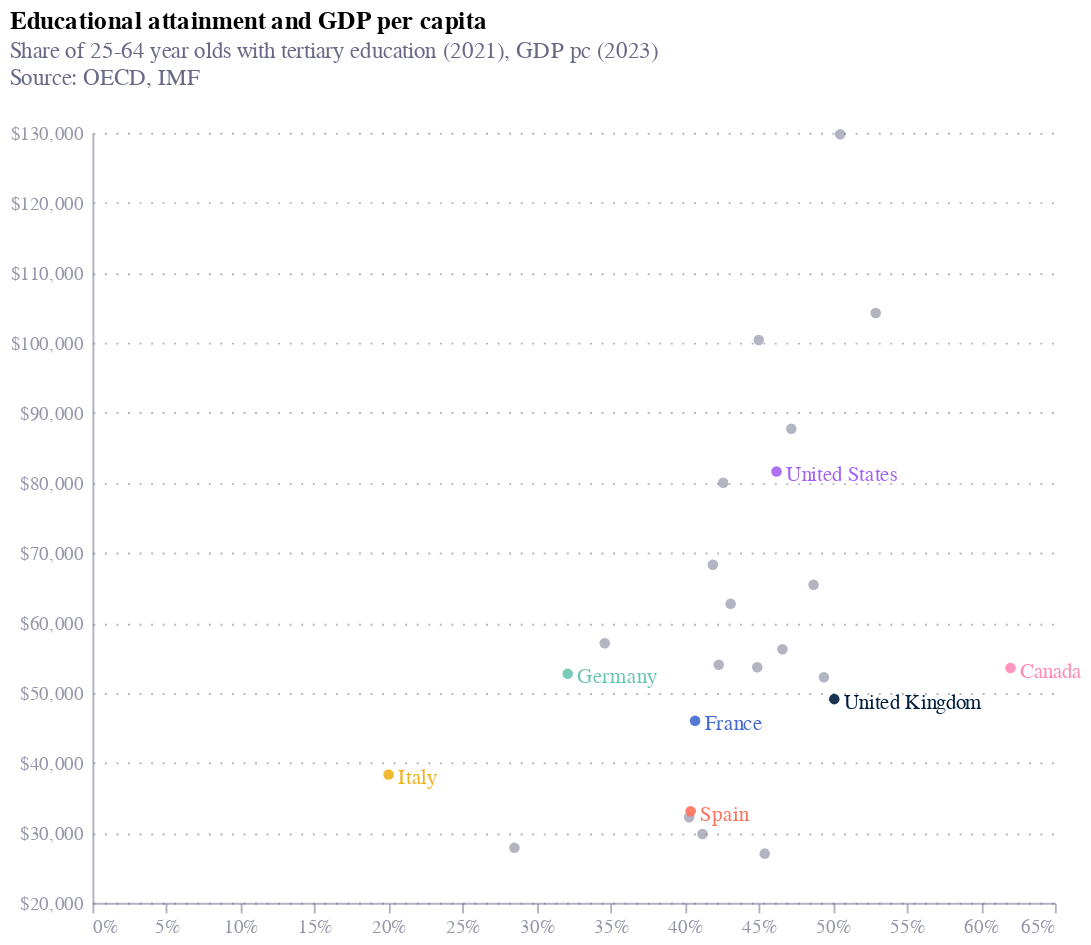

This figure's notebook cell:
### Code cell
import altair as alt

# Define the countries and their associated colors
highlighted_countries = ["United Kingdom", "France", "Italy", "Spain", "Germany", "Japan", "Canada", "United States"]
colors = ["#001f3f", "#4269d0", "#efb118", "#ff725c", "#6cc5b0", "#3ca951", "#ff8ab7", "#a463f2"]

# Create the main scatter plot
chart = alt.Chart(merged_df2).mark_point(filled=True).transform_filter(
    alt.datum.gdp_pc >= 27000).encode(
    alt.X('OBS_VALUE:Q', title='', axis=alt.Axis(labelExpr="format(datum.value,',') + '%'")),
    alt.Y('gdp_pc:Q', title='', axis=alt.Axis(labelExpr="'$' + format(datum.value,',')"), scale=alt.Scale(domain= [20000, 130000])),
    tooltip=['Country:N', 'gdp_pc:Q'],
    color=alt.condition(
        alt.FieldOneOfPredicate(field='Country', oneOf=highlighted_countries),
        alt.Color('Country:N', scale=alt.Scale(domain=highlighted_countries, range=colors)),
        alt.value("#676A86")
    ),
    opacity=alt.condition(
        alt.FieldOneOfPredicate(field='Country', oneOf=highlighted_countries),
        alt.value(0.9),
        alt.value(0.5)
    )
).properties(
    width=500,
    height=400,
    title={
        "text": "Educational attainment and GDP per capita",
        "anchor": "start",
        "subtitle": ["Share of 25-64 year olds with tertiary education (2021), GDP pc (2023) ", "Source: OECD, IMF", ""],
        "subtitleColor": "#676A86"
    }
)

# Add text labels to the highlighted countries
text = alt.Chart(merged_df3).mark_text(
    align='left',
    dx=5,
    dy=2
).encode(
    x=alt.X('OBS_VALUE:Q'),
    y=alt.Y('gdp_pc:Q'),
    text='Country:N',
    color=alt.Color('Country:N', legend=None, scale=alt.Scale(domain=highlighted_countries, range=colors))
)

# Combine the chart and text layers
chart3 = chart + text
chart3

### Figure 1 — Vega-Lite specification as saved in the notebook (floating-point values rounded to 4 significant figures)
{"config": {"font": "Circular Std", "mark": {"line": {"interpolate": "monotone"}}, "view": {"stroke": "transparent", "width": 400, "height": 300}, "range": {"category": ["#36B7B4", "#E6224B", "#F4C245", "#0063AF", "#00A767", "#179FDB", "#EB5C2E"], "diverging": ["#E6224B", "#E54753", "#C9C9C9", "#179FDB", "#122B39"], "heatmap": ["#C9C9C9", "#179FDB", "#0063AF", "#122B39"], "ordinal": ["#00A767", "#36B7B4", "#179FDB", "#0063AF", "#243B5A"]}, "axisX": {"domainColor": "#676A86", "domainOpacity": 0.5, "grid": false, "labelAngle": 0, "labelColor": "#676A86", "labelOpacity": 0.7, "orient": "bottom", "tickColor": "#676A86", "tickCount": 10, "tickOpacity": 0.5, "title": false, "titleAlign": "center", "titleAnchor": "middle", "titleColor": "#676A86", "titleFontSize": 12, "titleOpacity": 0.8, "titleY": -15}, "axisY": {"domainColor": "#676A86", "domainOpacity": 0.5, "gridColor": "#676A86", "gridDash": [1, 5], "gridOpacity": 0.5, "labelColor": "#676A86", "labelOpacity": 0.7, "labelPadding": 5, "tickColor": "#676A86", "tickCount": 8, "tickOpacity": 0.5, "ticks": false, "titleAlign": "left", "titleAngle": 0, "titleBaseline": "bottom", "titleColor": "#676A86", "titleFontSize": 12, "titleOpacity": 0.8, "titleX": 0, "titleY": -7}}, "layer": [{"data": {"name": "data-3628db2e3597e10e9fa924ecd72d061b"}, "mark": {"type": "point", "filled": true}, "encoding": {"color": {"condition": {"test": {"field": "Country", "oneOf": ["United Kingdom", "France", "Italy", "Spain", "Germany", "Japan", "Canada", "United States"]}, "field": "Country", "scale": {"domain": ["United Kingdom", "France", "Italy", "Spain", "Germany", "Japan", "Canada", "United States"], "range": ["#001f3f", "#4269d0", "#efb118", "#ff725c", "#6cc5b0", "#3ca951", "#ff8ab7", "#a463f2"]}, "type": "nominal"}, "value": "#676A86"}, "opacity": {"condition": {"test": {"field": "Country", "oneOf": ["United Kingdom", "France", "Italy", "Spain", "Germany", "Japan", "Canada", "United States"]}, "value": 0.9}, "value": 0.5}, "tooltip": [{"field": "Country", "type": "nominal"}, {"field": "gdp_pc", "type": "quantitative"}], "x": {"axis": {"labelExpr": "format(datum.value,',') + '%'"}, "field": "OBS_VALUE", "title": "", "type": "quantitative"}, "y": {"axis": {"labelExpr": "'$' + format(datum.value,',')"}, "field": "gdp_pc", "scale": {"domain": [20000, 130000]}, "title": "", "type": "quantitative"}}, "title": {"text": "Educational attainment and GDP per capita", "anchor": "start", "subtitle": ["Share of 25-64 year olds with tertiary education (2021), GDP pc (2023) ", "Source: OECD, IMF", ""], "subtitleColor": "#676A86"}, "transform": [{"filter": "(datum.gdp_pc >= 27000)"}]}, {"data": {"name": "data-78a94401b6222c46fbcaeb854418d0ca"}, "mark": {"type": "text", "align": "left", "dx": 5, "dy": 2}, "encoding": {"color": {"field": "Country", "legend": null, "scale": {"domain": ["United Kingdom", "France", "Italy", "Spain", "Germany", "Japan", "Canada", "United States"], "range": ["#001f3f", "#4269d0", "#efb118", "#ff725c", "#6cc5b0", "#3ca951", "#ff8ab7", "#a463f2"]}, "type": "nominal"}, "text": {"field": "Country", "type": "nominal"}, "x": {"field": "OBS_VALUE", "type": "quantitative"}, "y": {"field": "gdp_pc", "type": "quantitative"}}}], "height": 400, "width": 500, "$schema": "https://vega.github.io/schema/vega-lite/v5.17.0.json", "datasets": {"data-3628db2e3597e10e9fa924ecd72d061b": [{"Country": "Australia", "gdp_pc": "65434.328", "Age": "From 25 to 64 years", "Sex": "Total", "Education level": "Tertiary education", "TIME_PERIOD": "2021-01-01", "OBS_VALUE": 48.7, "COUNTRY": "AUS"}, {"Country": "Austria", "gdp_pc": "57081.047", "Age": "From 25 to 64 years", "Sex": "Total", "Education level": "Tertiary education", "TIME_PERIOD": "2021-01-01", "OBS_VALUE": 34.6, "COUNTRY": "AUT"}, {"Country": "Belgium", "gdp_pc": "53659.317", "Age": "From 25 to 64 years", "Sex": "Total", "Education level": "Tertiary education", "TIME_PERIOD": "2021-01-01", "OBS_VALUE": 44.9, "COUNTRY": "BEL"}, {"Country": "Canada", "gdp_pc": "53547.719", "Age": "From 25 to 64 years", "Sex": "Total", "Education level": "Tertiary education", "TIME_PERIOD": "2021-01-01", "OBS_VALUE": 62.0, "COUNTRY": "CAN"}, {"Country": "Costa Rica", "gdp_pc": "16390.222", "Age": "From 25 to 64 years", "Sex": "Total", "Education level": "Tertiary education", "TIME_PERIOD": "2021-01-01", "OBS_VALUE": 22.5, "COUNTRY": "CRI"}, {"Country": "Denmark", "gdp_pc": "68299.821", "Age": "From 25 to 64 years", "Sex": "Total", "Education level": "Tertiary education", "TIME_PERIOD": "2021-01-01", "OBS_VALUE": 41.9, "COUNTRY": "DNK"}, {"Country": "Estonia", "gdp_pc": "29838.985", "Age": "From 25 to 64 years", "Sex": "Total", "Education level": "Tertiary education", "TIME_PERIOD": "2021-01-01", "OBS_VALUE": 41.2, "COUNTRY": "EST"}, {"Country": "Finland", "gdp_pc": "54007.975", "Age": "From 25 to 64 years", "Sex": "Total", "Education level": "Tertiary education", "TIME_PERIOD": "2021-01-01", "OBS_VALUE": 42.3, "COUNTRY": "FIN"}, {"Country": "France", "gdp_pc": "46000.803", "Age": "From 25 to 64 years", "Sex": "Total", "Education level": "Tertiary education", "TIME_PERIOD": "2021-01-01", "OBS_VALUE": 40.7, "COUNTRY": "FRA"}, {"Country": "Germany", "gdp_pc": "52726.965", "Age": "From 25 to 64 years", "Sex": "Total", "Education level": "Tertiary education", "TIME_PERIOD": "2021-01-01", "OBS_VALUE": 32.1, "COUNTRY": "DEU"}, {"Country": "Greece", "gdp_pc": "22805.197", "Age": "From 25 to 64 years", "Sex": "Total", "Education level": "Tertiary education", "TIME_PERIOD": "2021-01-01", "OBS_VALUE": 34.6, "COUNTRY": "GRC"}, {"Country": "Hungary", "gdp_pc": "22146.885", "Age": "From 25 to 64 years", "Sex": "Total", "Education level": "Tertiary education", "TIME_PERIOD": "2021-01-01", "OBS_VALUE": 29.3, "COUNTRY": "HUN"}, {"Country": "Iceland", "gdp_pc": "79998.436", "Age": "From 25 to 64 years", "Sex": "Total", "Education level": "Tertiary education", "TIME_PERIOD": "2021-01-01", "OBS_VALUE": 42.6, "COUNTRY": "ISL"}, {"Country": "Ireland", "gdp_pc": "104272.075", "Age": "From 25 to 64 years", "Sex": "Total", "Education level": "Tertiary education", "TIME_PERIOD": "2021-01-01", "OBS_VALUE": 52.9, "COUNTRY": "IRL"}, {"Country": "Israel", "gdp_pc": "52219.276", "Age": "From 25 to 64 years", "Sex": "Total", "Education level": "Tertiary education", "TIME_PERIOD": "2021-01-01", "OBS_VALUE": 49.4, "COUNTRY": "ISR"}, {"Country": "Italy", "gdp_pc": "38325.839", "Age": "From 25 to 64 years", "Sex": "Total", "Education level": "Tertiary education", "TIME_PERIOD": "2021-01-01", "OBS_VALUE": 20.0, "COUNTRY": "ITA"}, {"Country": "Latvia", "gdp_pc": "23153.479", "Age": "From 25 to 64 years", "Sex": "Total", "Education level": "Tertiary education", "TIME_PERIOD": "2021-01-01", "OBS_VALUE": 39.0, "COUNTRY": "LVA"}, {"Country": "Lithuania", "gdp_pc": "27026.117", "Age": "From 25 to 64 years", "Sex": "Total", "Education level": "Tertiary education", "TIME_PERIOD": "2021-01-01", "OBS_VALUE": 45.4, "COUNTRY": "LTU"}, {"Country": "Luxembourg", "gdp_pc": "129810.315", "Age": "From 25 to 64 years", "Sex": "Total", "Education level": "Tertiary education", "TIME_PERIOD": "2021-01-01", "OBS_VALUE": 50.5, "COUNTRY": "LUX"}, {"Country": "Mexico", "gdp_pc": "13641.613", "Age": "From 25 to 64 years", "Sex": "Total", "Education level": "Tertiary education", "TIME_PERIOD": "2021-01-01", "OBS_VALUE": 20.5, "COUNTRY": "MEX"}, {"Country": "Netherlands", "gdp_pc": "62718.681", "Age": "From 25 to 64 years", "Sex": "Total", "Education level": "Tertiary education", "TIME_PERIOD": "2021-01-01", "OBS_VALUE": 43.1, "COUNTRY": "NLD"}, {"Country": "Norway", "gdp_pc": "87739.41", "Age": "From 25 to 64 years", "Sex": "Total", "Education level": "Tertiary education", "TIME_PERIOD": "2021-01-01", "OBS_VALUE": 47.2, "COUNTRY": "NOR"}, {"Country": "Poland", "gdp_pc": "21995.995", "Age": "From 25 to 64 years", "Sex": "Total", "Education level": "Tertiary education", "TIME_PERIOD": "2021-01-01", "OBS_VALUE": 33.7, "COUNTRY": "POL"}, {"Country": "Portugal", "gdp_pc": "27880.066", "Age": "From 25 to 64 years", "Sex": "Total", "Education level": "Tertiary education", "TIME_PERIOD": "2021-01-01", "OBS_VALUE": 28.5, "COUNTRY": "PRT"}, {"Country": "Slovak Republic", "gdp_pc": "24337.251", "Age": "From 25 to 64 years", "Sex": "Total", "Education level": "Tertiary education", "TIME_PERIOD": "2021-01-01", "OBS_VALUE": 27.9, "COUNTRY": "SVK"}, {"Country": "Slovenia", "gdp_pc": "32233.058", "Age": "From 25 to 64 years", "Sex": "Total", "Education level": "Tertiary education", "TIME_PERIOD": "2021-01-01", "OBS_VALUE": 40.3, "COUNTRY": "SVN"}, {"Country": "Spain", "gdp_pc": "33071.349", "Age": "From 25 to 64 years", "Sex": "Total", "Education level": "Tertiary education", "TIME_PERIOD": "2021-01-01", "OBS_VALUE": 40.4, "COUNTRY": "ESP"}, {"Country": "Sweden", "gdp_pc": "56224.808", "Age": "From 25 to 64 years", "Sex": "Total", "Education level": "Tertiary education", "TIME_PERIOD": "2021-01-01", "OBS_VALUE": 46.6, "COUNTRY": "SWE"}, {"Country": "Switzerland", "gdp_pc": "100413.067", "Age": "From 25 to 64 years", "Sex": "Total", "Education level": "Tertiary education", "TIME_PERIOD": "2021-01-01", "OBS_VALUE": 45.0, "COUNTRY": "CHE"}, {"Country": "United Kingdom", "gdp_pc": "49098.977", "Age": "From 25 to 64 years", "Sex": "Total", "Education level": "Tertiary education", "TIME_PERIOD": "2021-01-01", "OBS_VALUE": 50.1, "COUNTRY": "GBR"}, {"Country": "United States", "gdp_pc": "81632.253", "Age": "From 25 to 64 years", "Sex": "Total", "Education level": "Tertiary education", "TIME_PERIOD": "2021-01-01", "OBS_VALUE": 46.2, "COUNTRY": "USA"}], "data-78a94401b6222c46fbcaeb854418d0ca": [{"Country": "Canada", "gdp_pc": "53547.719", "Age": "From 25 to 64 years", "Sex": "Total", "Education level": "Tertiary education", "TIME_PERIOD": "2021-01-01", "OBS_VALUE": 62.0, "COUNTRY": "CAN"}, {"Country": "France", "gdp_pc": "46000.803", "Age": "From 25 to 64 years", "Sex": "Total", "Education level": "Tertiary education", "TIME_PERIOD": "2021-01-01", "OBS_VALUE": 40.7, "COUNTRY": "FRA"}, {"Country": "Germany", "gdp_pc": "52726.965", "Age": "From 25 to 64 years", "Sex": "Total", "Education level": "Tertiary education", "TIME_PERIOD": "2021-01-01", "OBS_VALUE": 32.1, "COUNTRY": "DEU"}, {"Country": "Italy", "gdp_pc": "38325.839", "Age": "From 25 to 64 years", "Sex": "Total", "Education level": "Tertiary education", "TIME_PERIOD": "2021-01-01", "OBS_VALUE": 20.0, "COUNTRY": "ITA"}, {"Country": "Spain", "gdp_pc": "33071.349", "Age": "From 25 to 64 years", "Sex": "Total", "Education level": "Tertiary education", "TIME_PERIOD": "2021-01-01", "OBS_VALUE": 40.4, "COUNTRY": "ESP"}, {"Country": "United Kingdom", "gdp_pc": "49098.977", "Age": "From 25 to 64 years", "Sex": "Total", "Education level": "Tertiary education", "TIME_PERIOD": "2021-01-01", "OBS_VALUE": 50.1, "COUNTRY": "GBR"}, {"Country": "United States", "gdp_pc": "81632.253", "Age": "From 25 to 64 years", "Sex": "Total", "Education level": "Tertiary education", "TIME_PERIOD": "2021-01-01", "OBS_VALUE": 46.2, "COUNTRY": "USA"}]}}
